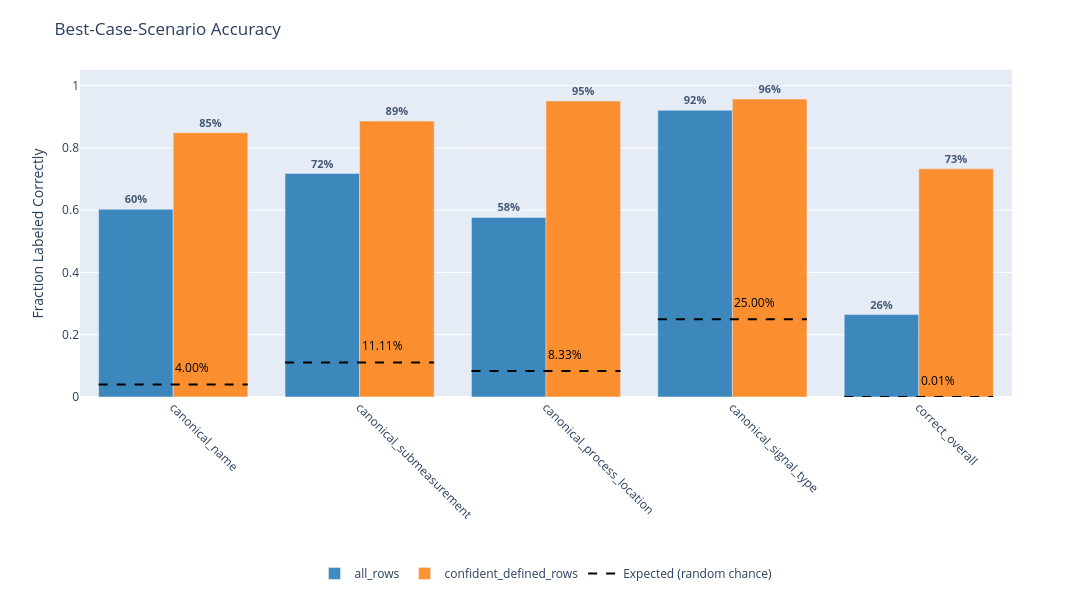

Notebook source saved alongside this figure:
### Markdown cell above
Hey, that's pretty good for a zero-shot! If we were to trust the model completely when it reported a confidence >0.5, and assuming we had a good ontology, **we would have labeled the entire row correctly 73% of the time.**

We also see that there is generally a big jump in accuracy between the high- and low-confidence numbers, suggesting to me that the confidence value the model reports is actually useful. We may get better results if we tune our cutoff value, since 0.5 was an arbitrary choice.

Looking at each column independently, we see that no one column seems to be driving the inaccuracy - the appear to be independent. Process Location is the least accurate, but improves greatly when we only look at confident guesses. That makes sense, because most labels don't have information about _where_ the measurement is happening - you have to infer from where, say, a pH probe is generally positioned in a bioreactor. This is niche contextual knowledge that the model wouldn't have.

The name column also didn't do as well as I'd hoped. Looking at the data, one failure mode seems to be as simple as single letters confusing it - "Pump A" seems to be labeled "Air" and "Pump C" seems to be labeled "Carbon Dioxide" more than I would expect. I'm not sure how to get around that without retraining.

Also, 54 out of 340 (~15%) of the rows were labeled "Steam" even though that is never the correct answer. Something in the prompt seems to make it something of an attractor. It's possible that improvements in the prompt, or removing it as an option (because we know this equipment doesn't have a steam line) would get us dramatically better results.

### Code cell
plot_grouped_bar_chart(percent_correct_df.loc[:,['all_rows', 'confident_defined_rows']], expected_values, title = 'Best-Case-Scenario Accuracy')

### Figure 1 — Plotly figure (JSON) as saved in the notebook; plotly's stock layout.template omitted (floating-point values rounded to 4 significant figures)
{"data": [{"alignmentgroup": "True", "hovertemplate": "=%{x}<br>Fraction Labeled Correctly=%{y}<br>label=%{text}<extra></extra>", "legendgroup": "all_rows", "marker": {"color": "#1F77B4", "pattern": {"shape": ""}}, "name": "all_rows", "offsetgroup": "all_rows", "opacity": 0.85, "orientation": "v", "showlegend": true, "text": ["60%", "72%", "58%", "92%", "26%"], "textfont": {"size": 11, "weight": "bold"}, "textposition": "outside", "type": "bar", "x": ["canonical_name", "canonical_submeasurement", "canonical_process_location", "canonical_signal_type", "correct_overall"], "xaxis": "x", "y": [0.6029, 0.7176, 0.5765, 0.9206, 0.2647], "yaxis": "y"}, {"alignmentgroup": "True", "hovertemplate": "=%{x}<br>Fraction Labeled Correctly=%{y}<br>label=%{text}<extra></extra>", "legendgroup": "confident_defined_rows", "marker": {"color": "#FF7F0E", "pattern": {"shape": ""}}, "name": "confident_defined_rows", "offsetgroup": "confident_defined_rows", "opacity": 0.85, "orientation": "v", "showlegend": true, "text": ["85%", "89%", "95%", "96%", "73%"], "textfont": {"size": 11, "weight": "bold"}, "textposition": "outside", "type": "bar", "x": ["canonical_name", "canonical_submeasurement", "canonical_process_location", "canonical_signal_type", "correct_overall"], "xaxis": "x", "y": [0.8486, 0.8858, 0.9505, 0.9567, 0.7326], "yaxis": "y"}, {"line": {"color": "black", "dash": "dash", "width": 2}, "mode": "lines", "name": "Expected (random chance)", "type": "scatter", "x": [null], "y": [null]}], "layout": {"annotations": [{"font": {"color": "black", "size": 12}, "showarrow": false, "text": "4.00%", "x": 0, "xanchor": "left", "y": 0.06, "yanchor": "bottom"}, {"font": {"color": "black", "size": 12}, "showarrow": false, "text": "11.11%", "x": 1, "xanchor": "left", "y": 0.1311, "yanchor": "bottom"}, {"font": {"color": "black", "size": 12}, "showarrow": false, "text": "8.33%", "x": 2, "xanchor": "left", "y": 0.1033, "yanchor": "bottom"}, {"font": {"color": "black", "size": 12}, "showarrow": false, "text": "25.00%", "x": 3, "xanchor": "left", "y": 0.27, "yanchor": "bottom"}, {"font": {"color": "black", "size": 12}, "showarrow": false, "text": "0.01%", "x": 4, "xanchor": "left", "y": 0.02009, "yanchor": "bottom"}], "barmode": "group", "height": 600, "legend": {"orientation": "h", "title": {"text": ""}, "tracegroupgap": 0, "x": 0.5, "xanchor": "center", "y": 0.02, "yanchor": "bottom", "yref": "container"}, "margin": {"t": 70}, "shapes": [{"line": {"color": "black", "dash": "dash", "width": 2}, "type": "line", "x0": -0.4, "x1": 0.4, "xref": "x", "y0": 0.04, "y1": 0.04, "yref": "y"}, {"line": {"color": "black", "dash": "dash", "width": 2}, "type": "line", "x0": 0.6, "x1": 1.4, "xref": "x", "y0": 0.1111, "y1": 0.1111, "yref": "y"}, {"line": {"color": "black", "dash": "dash", "width": 2}, "type": "line", "x0": 1.6, "x1": 2.4, "xref": "x", "y0": 0.08333, "y1": 0.08333, "yref": "y"}, {"line": {"color": "black", "dash": "dash", "width": 2}, "type": "line", "x0": 2.6, "x1": 3.4, "xref": "x", "y0": 0.25, "y1": 0.25, "yref": "y"}, {"line": {"color": "black", "dash": "dash", "width": 2}, "type": "line", "x0": 3.6, "x1": 4.4, "xref": "x", "y0": 9.259e-05, "y1": 9.259e-05, "yref": "y"}], "title": {"text": "Best-Case-Scenario Accuracy"}, "width": 1200, "xaxis": {"anchor": "y", "categoryarray": ["canonical_name", "canonical_submeasurement", "canonical_process_location", "canonical_signal_type", "correct_overall"], "categoryorder": "array", "domain": [0, 1], "tickangle": 45, "title": {"text": ""}}, "yaxis": {"anchor": "x", "domain": [0, 1], "range": [0, 1.05], "title": {"text": "Fraction Labeled Correctly"}}}}
